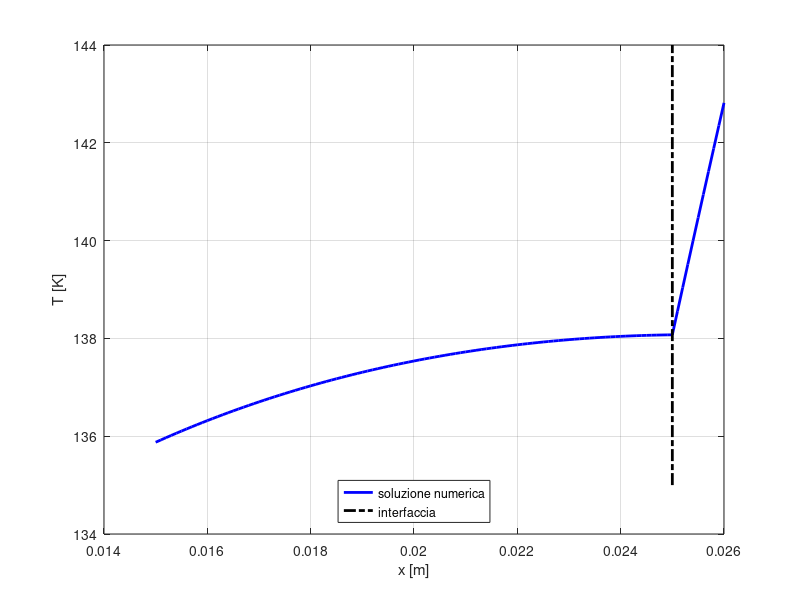

Recreate this plot in MATLAB.
clc; clear; close all;

%% dati
kcu = 150; %W/mK
cpcu = 350; %J/kgK
rocu = 8900; %kg/m^3
roel = 2e-8; %hom*m
II = 2e4; %A
TN = 77; %K
hi = 1.2e3; %W/m^2K
kis = .5; %W/mK
cpis = 1.8e3; %J/kgK
rois = 2.5e3; %kg/m^3
Ta = 25+273.15; %K
he = 15; %W/m^2K
ri = 15e-3; %m
rcu = 25e-3; %m
re = 26e-3; %m

qqq=II^2*roel/(pi*(rcu^2-ri^2))^2; %W/m^3

%% griglie
drcu = 1e-4;
rrcu = (ri:drcu:rcu)';
nncu = length(rrcu);
dris = 1e-4;
rris = (rcu+dris:dris:re)';
nnis = length(rris);

rr = [rrcu; rris];
nn = nncu+nnis;

%% AA & bb
diag_s = [drcu+2*rrcu; dris+2*rris];
diag_p = [-4*rrcu; -4*rris];
diag_i = [-drcu+2*rrcu; -dris+2*rris];

AA = spdiags([diag_s diag_p diag_i],-1:1, nn,nn);

bb = [qqq/-kcu*2*drcu^2*rrcu;zeros(nnis,1)];

%% coco & TT
% robin interna
AA(1,1) = 1+hi*drcu/kcu;
AA(1,2) = -1;
bb(1) = hi*TN/kcu*drcu;

% continuità di flusso
AA(nncu,nncu-1) = -kcu*dris;
AA(nncu,nncu) = kcu*dris+kis*drcu;
AA(nncu,nncu+1) = -kis*drcu;
bb(nncu) = 0;

% robin esterna
AA(end,end-1) = -1;
AA(end,end) = 1+he*dris/kis;
bb(end) = he*Ta*dris/kis;

TT = AA\bb;

%% plotto
plot(rr, TT,'b-','linewidth', 2);
hold on
plot([25e-3 25e-3], [135 144], 'k-.', 'linewidth', 2);
legend('soluzione numerica', 'interfaccia', 'location', 'south')
xlabel('x [m]')
ylabel('T [K]')
grid on
